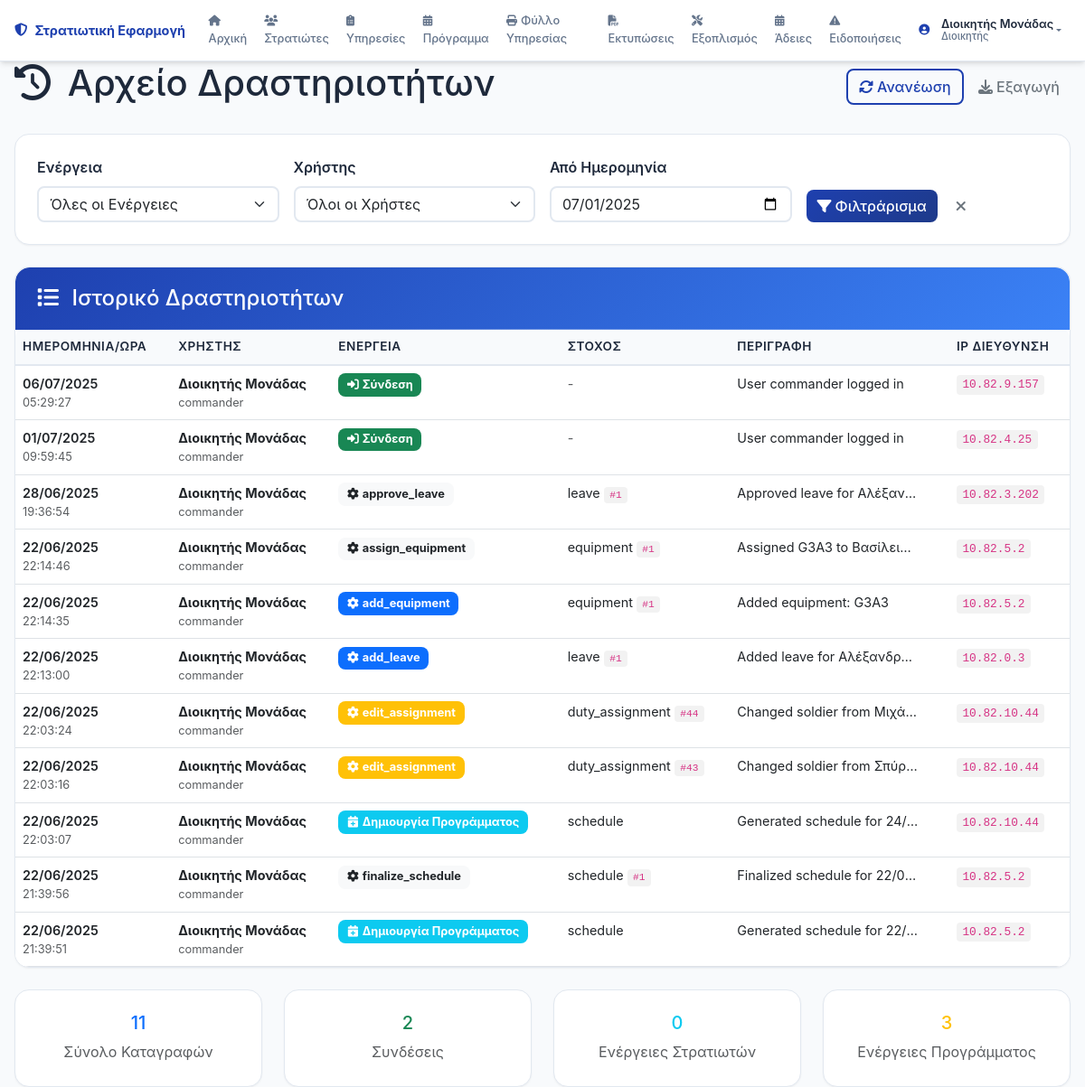
The app's page /logs (signed in) with its own data.
### models.py (models this page shows, shortened)
class User(UserMixin, db.Model):
    id = db.Column(db.Integer, primary_key=True)
    username = db.Column(db.String(80), unique=True, nullable=False)
    password_hash = db.Column(db.String(256), nullable=False)
    role = db.Column(db.String(50), nullable=False)  # Διοικητής, Υπασπιστήριο, ΑΥΔΜ, ΓΡΑΦΙΟ ΑΡΧΗΛΟΧΕΙΑ
    full_name = db.Column(db.String(100), nullable=False)
    created_at = db.Column(db.DateTime, default=datetime.utcnow)
    last_login = db.Column(db.DateTime)
    active = db.Column(db.Boolean, default=True)
    def can_view_logs(self):
        return self.role == "Διοικητής"

class ActivityLog(db.Model):
    id = db.Column(db.Integer, primary_key=True)
    user_id = db.Column(db.Integer, db.ForeignKey('user.id'), nullable=False)
    action = db.Column(db.String(100), nullable=False)
    target_type = db.Column(db.String(50))  # soldier, duty, schedule, etc.
    target_id = db.Column(db.Integer)
    description = db.Column(db.Text)
    ip_address = db.Column(db.String(45))
    timestamp = db.Column(db.DateTime, default=datetime.utcnow)
    user = db.relationship('User', backref=db.backref('activity_logs', lazy=True))

### routes.py (the view)
@app.route('/logs')
@login_required
def view_logs():
    if not current_user.can_view_logs():
        flash('Δεν έχετε δικαίωμα πρόσβασης σε αυτή τη σελίδα.', 'error')
        return redirect(url_for('index'))
    page = request.args.get('page', 1, type=int)
    logs = ActivityLog.query.order_by(ActivityLog.timestamp.desc()).paginate(
        page=page, per_page=50, error_out=False
    )
    return render_template('logs.html', logs=logs)

### templates/logs.html (shortened to what this page needs)
{% extends "base.html" %}
{% block content %}
<div class="d-flex justify-content-between align-items-center mb-4">
    <h1>
        <i class="fas fa-history me-2"></i>
        Αρχείο Δραστηριοτήτων
    </h1>
    <div>
        <button class="btn btn-outline-primary" onclick="refreshLogs()">
            <i class="fas fa-sync-alt me-1"></i>Ανανέωση
        </button>
        <button class="btn btn-outline-secondary" onclick="exportLogs()">
            <i class="fas fa-download me-1"></i>Εξαγωγή
        </button>
    </div>
</div>
<div class="card mb-4">
    <div class="card-body">
        <form method="GET" class="row g-3">
            <div class="col-md-3">
                <label for="action_filter" class="form-label">Ενέργεια</label>
                <select class="form-select" id="action_filter" name="action">
                    <option value="">Όλες οι Ενέργειες</option>
                </select>
            </div>
            <div class="col-md-3">
                <label for="user_filter" class="form-label">Χρήστης</label>
                <select class="form-select" id="user_filter" name="user">
                    <option value="">Όλοι οι Χρήστες</option>
                </select>
            </div>
            <div class="col-md-3">
                <label for="date_from" class="form-label">Από Ημερομηνία</label>
                <input type="date" class="form-control" id="date_from" name="date_from">
            </div>
            <div class="col-md-3 d-flex align-items-end">
                <button type="submit" class="btn btn-primary me-2">
                    <i class="fas fa-filter me-1"></i>Φιλτράρισμα
                </button>
                <a href="{{ url_for('view_logs') }}" class="btn btn-outline-secondary">
                    <i class="fas fa-times"></i>
                </a>
            </div>
        </form>
    </div>
</div>
<div class="card">
    <div class="card-header">
        <h4 class="mb-0">
            <i class="fas fa-list me-2"></i>
            Ιστορικό Δραστηριοτήτων
        </h4>
    </div>
    <div class="card-body p-0">
        {% if logs.items %}
            <div class="table-responsive">
                <table class="table table-hover logs-table mb-0">
                    <thead class="table-light">
                        <tr>
                            <th>Ημερομηνία/Ώρα</th>
                            <th>Χρήστης</th>
                            <th>Ενέργεια</th>
                            <th>Στόχος</th>
                            <th>Περιγραφή</th>
                            <th>IP Διεύθυνση</th>
                        </tr>
                    </thead>
                    <tbody>
                        {% for log in logs.items %}
                        <tr class="log-row" data-action="{{ log.action }}">
                            <td class="log-timestamp">
                                <div class="timestamp-container">
                                    <div class="date">{{ log.timestamp.strftime('%d/%m/%Y') }}</div>
                                    <div class="time text-muted">{{ log.timestamp.strftime('%H:%M:%S') }}</div>
                                </div>
                            </td>
                            <td>
                                <div class="user-info">
                                    <strong>{{ log.user.full_name }}</strong>
                                    <div class="username text-muted">{{ log.user.username }}</div>
                                </div>
                            </td>
                            <td>
                                <span class="action-badge badge
                                    {% if log.action == 'login' %}bg-success
                                    {% elif log.action == 'logout' %}bg-secondary
                                    {% elif 'add' in log.action %}bg-primary
                                    {% elif 'edit' in log.action %}bg-warning
                                    {% elif 'delete' in log.action %}bg-danger
                                    {% elif 'generate' in log.action %}bg-info
                                    {% else %}bg-light text-dark
                                    {% endif %}">
                                    {% if log.action == 'login' %}<i class="fas fa-sign-in-alt me-1"></i>Σύνδεση
                                    {% elif log.action == 'logout' %}<i class="fas fa-sign-out-alt me-1"></i>Αποσύνδεση
                                    {% elif 'add_soldier' in log.action %}<i class="fas fa-user-plus me-1"></i>Προσθήκη Στρατιώτη
                                    {% elif 'edit_soldier' in log.action %}<i class="fas fa-user-edit me-1"></i>Επεξεργασία
                                    {% elif 'delete_soldier' in log.action %}<i class="fas fa-user-times me-1"></i>Διαγραφή
                                    {% elif 'generate_schedule' in log.action %}<i class="fas fa-calendar-plus me-1"></i>Δημιουργία Προγράμματος
                                    {% elif 'clear_schedule' in log.action %}<i class="fas fa-calendar-times me-1"></i>Καθαρισμός
                                    {% else %}<i class="fas fa-cog me-1"></i>{{ log.action }}
                                    {% endif %}
                                </span>
                            </td>
                            <td>
                                {% if log.target_type %}
                                    <span class="target-info">
                                        {{ log.target_type }}
                                        {% if log.target_id %}<code>#{{ log.target_id }}</code>{% endif %}
                                    </span>
                                {% else %}
                                    <span class="text-muted">-</span>
                                {% endif %}
                            </td>
                            <td>
                                <div class="description">
                                    {{ log.description or '-' }}
                                </div>
                            </td>
                            <td>
                                <code class="ip-address">{{ log.ip_address or '-' }}</code>
                            </td>
                        </tr>
                        {% endfor %}
                    </tbody>
                </table>
            </div>
        {% endif %}
    </div>
</div>
{% if logs.items %}
<div class="row mt-4">
    <div class="col-md-3">
        <div class="card text-center">
            <div class="card-body">
                <h5 class="card-title text-primary">{{ logs.total }}</h5>
                <p class="card-text text-muted">Σύνολο Καταγραφών</p>
            </div>
        </div>
    </div>
    <div class="col-md-3">
        <div class="card text-center">
            <div class="card-body">
                <h5 class="card-title text-success">
                    {% set login_count = namespace(value=0) %}
                    {% for log in logs.items %}
                        {% if log.action == 'login' %}
                            {% set login_count.value = login_count.value + 1 %}
                        {% endif %}
                    {% endfor %}
                    {{ login_count.value }}
                </h5>
                <p class="card-text text-muted">Συνδέσεις</p>
            </div>
        </div>
    </div>
    <div class="col-md-3">
        <div class="card text-center">
            <div class="card-body">
                <h5 class="card-title text-info">
                    {% set soldier_count = namespace(value=0) %}
                    {% for log in logs.items %}
                        {% if 'soldier' in log.action %}
                            {% set soldier_count.value = soldier_count.value + 1 %}
                        {% endif %}
                    {% endfor %}
                    {{ soldier_count.value }}
                </h5>
                <p class="card-text text-muted">Ενέργειες Στρατιωτών</p>
            </div>
        </div>
    </div>
    <div class="col-md-3">
        <div class="card text-center">
            <div class="card-body">
                <h5 class="card-title text-warning">
                    {% set schedule_count = namespace(value=0) %}
                    {% for log in logs.items %}
                        {% if 'schedule' in log.action %}
                            {% set schedule_count.value = schedule_count.value + 1 %}
                        {% endif %}
                    {% endfor %}
                    {{ schedule_count.value }}
                </h5>
                <p class="card-text text-muted">Ενέργειες Προγράμματος</p>
            </div>
        </div>
    </div>
</div>
{% endif %}
{% endblock %}

### templates/base.html (shortened to what this page needs)
<!DOCTYPE html>
<html lang="el">
<head>
    <link href="https://cdn.jsdelivr.net/npm/bootstrap@5.3.0/dist/css/bootstrap.min.css" rel="stylesheet">
    <link href="https://cdnjs.cloudflare.com/ajax/libs/font-awesome/6.4.0/css/all.min.css" rel="stylesheet">
    <link href="{{ url_for('static', filename='css/style.css') }}" rel="stylesheet">
</head>
<body>
    <nav class="navbar navbar-expand-lg navbar-dark military-nav">
        <div class="container-fluid">
            <a class="navbar-brand" href="{{ url_for('index') }}">
                <i class="fas fa-shield-alt me-2"></i>
                Στρατιωτική Εφαρμογή
            </a>
            <div class="collapse navbar-collapse" id="navbarNav">
                <ul class="navbar-nav me-auto">
                    <li class="nav-item">
                        <a class="nav-link {{ 'active' if request.endpoint == 'index' }}" href="{{ url_for('index') }}">
                            <i class="fas fa-home me-1"></i>Αρχική
                        </a>
                    </li>
                    <li class="nav-item">
                        <a class="nav-link {{ 'active' if request.endpoint == 'soldiers' }}" href="{{ url_for('soldiers') }}">
                            <i class="fas fa-users me-1"></i>Στρατιώτες
                        </a>
                    </li>
                    <li class="nav-item">
                        <a class="nav-link {{ 'active' if request.endpoint == 'duties' }}" href="{{ url_for('duties') }}">
                            <i class="fas fa-clipboard-list me-1"></i>Υπηρεσίες
                        </a>
                    </li>
                    <li class="nav-item">
                        <a class="nav-link {{ 'active' if request.endpoint == 'schedule' }}" href="{{ url_for('schedule') }}">
                            <i class="fas fa-calendar-alt me-1"></i>Πρόγραμμα
                        </a>
                    </li>
                    <li class="nav-item">
                        <a class="nav-link {{ 'active' if request.endpoint == 'duty_sheet' }}" href="{{ url_for('duty_sheet') }}">
                            <i class="fas fa-print me-1"></i>Φύλλο Υπηρεσίας
                        </a>
                    </li>
                    <li class="nav-item">
                        <a class="nav-link {{ 'active' if request.endpoint == 'prints' }}" href="{{ url_for('prints') }}">
                            <i class="fas fa-file-pdf me-1"></i>Εκτυπώσεις
                        </a>
                    </li>
                    <li class="nav-item">
                        <a class="nav-link {{ 'active' if request.endpoint == 'equipment' }}" href="{{ url_for('equipment') }}">
                            <i class="fas fa-tools me-1"></i>Εξοπλισμός
                        </a>
                    </li>
                    <li class="nav-item">
                        <a class="nav-link {{ 'active' if request.endpoint == 'leaves' }}" href="{{ url_for('leaves') }}">
                            <i class="fas fa-calendar-alt me-1"></i>Άδειες
                        </a>
                    </li>
                    <li class="nav-item">
                        <a class="nav-link {{ 'active' if request.endpoint == 'staffing_alerts' }}" href="{{ url_for('staffing_alerts') }}">
                            <i class="fas fa-exclamation-triangle me-1"></i>Ειδοποιήσεις
                        </a>
                    </li>
                </ul>
                {% if current_user.is_authenticated %}
                <div class="navbar-nav ms-auto">
                    <li class="nav-item dropdown">
                        <a class="nav-link dropdown-toggle d-flex align-items-center" href="#" id="navbarDropdown" role="button" data-bs-toggle="dropdown" aria-expanded="false">
                            <div class="user-avatar me-2">
                                <i class="fas fa-user-circle"></i>
                            </div>
                            <div class="user-info">
                                <div class="user-name">{{ current_user.full_name }}</div>
                                <div class="user-role">{{ current_user.role }}</div>
                            </div>
                        </a>
                    </li>
                </div>
                {% endif %}
            </div>
        </div>
    </nav>
    <div class="container-fluid">
        <div class="row">
            <div class="col-12">
                {% block content %}{% endblock %}
            </div>
        </div>
    </div>
</body>
</html>

### records on screen
User: full_name "Διοικητής Μονάδας", role "Διοικητής"
ActivityLog: timestamp "06/07/2025", timestamp "05:29:27", user.full_name "Διοικητής Μονάδας", user.username "commander", action "login" (drawn), description "User commander logged in", ip_address "10.82.9.157"
ActivityLog: timestamp "01/07/2025", timestamp "09:59:45", user.full_name "Διοικητής Μονάδας", user.username "commander", action "login" (drawn), description "User commander logged in", ip_address "10.82.4.25"
ActivityLog: timestamp "28/06/2025", timestamp "19:36:54", user.full_name "Διοικητής Μονάδας", user.username "commander", action "approve_leave", target_type "leave", target_id "1", description "Approved leave for Αλέξαν…", ip_address "10.82.3.202"
ActivityLog: timestamp "22/06/2025", timestamp "22:14:46", user.full_name "Διοικητής Μονάδας", user.username "commander", action "assign_equipment", target_type "equipment", target_id "1", description "Assigned G3A3 to Βασίλει…", ip_address "10.82.5.2"
ActivityLog: timestamp "22/06/2025", timestamp "22:14:35", user.full_name "Διοικητής Μονάδας", user.username "commander", action "add_equipment", target_type "equipment", target_id "1", description "Added equipment: G3A3", ip_address "10.82.5.2"
ActivityLog: timestamp "22/06/2025", timestamp "22:13:00", user.full_name "Διοικητής Μονάδας", user.username "commander", action "add_leave", target_type "leave", target_id "1", description "Added leave for Αλέξανδρ…", ip_address "10.82.0.3"
ActivityLog: timestamp "22/06/2025", timestamp "22:03:24", user.full_name "Διοικητής Μονάδας", user.username "commander", action "edit_assignment", target_type "duty_assignment", target_id "44", description "Changed soldier from Μιχά…", ip_address "10.82.10.44"
ActivityLog: timestamp "22/06/2025", timestamp "22:03:16", user.full_name "Διοικητής Μονάδας", user.username "commander", action "edit_assignment", target_type "duty_assignment", target_id "43", description "Changed soldier from Σπύρ…", ip_address "10.82.10.44"
ActivityLog: timestamp "22/06/2025", timestamp "22:03:07", user.full_name "Διοικητής Μονάδας", user.username "commander", shows "Δημιουργία Προγράμματος", target_type "schedule", description "Generated schedule for 24/…", ip_address "10.82.10.44"
ActivityLog: timestamp "22/06/2025", timestamp "21:39:56", user.full_name "Διοικητής Μονάδας", user.username "commander", action "finalize_schedule", target_type "schedule", target_id "1", description "Finalized schedule for 22/0…", ip_address "10.82.5.2"
ActivityLog: timestamp "22/06/2025", timestamp "21:39:51", user.full_name "Διοικητής Μονάδας", user.username "commander", shows "Δημιουργία Προγράμματος", target_type "schedule", description "Generated schedule for 22/…", ip_address "10.82.5.2"

### other values on screen
{{ logs.total }} "11"
{{ login_count.value }} "2"
{{ soldier_count.value }} "0"
{{ schedule_count.value }} "3"
